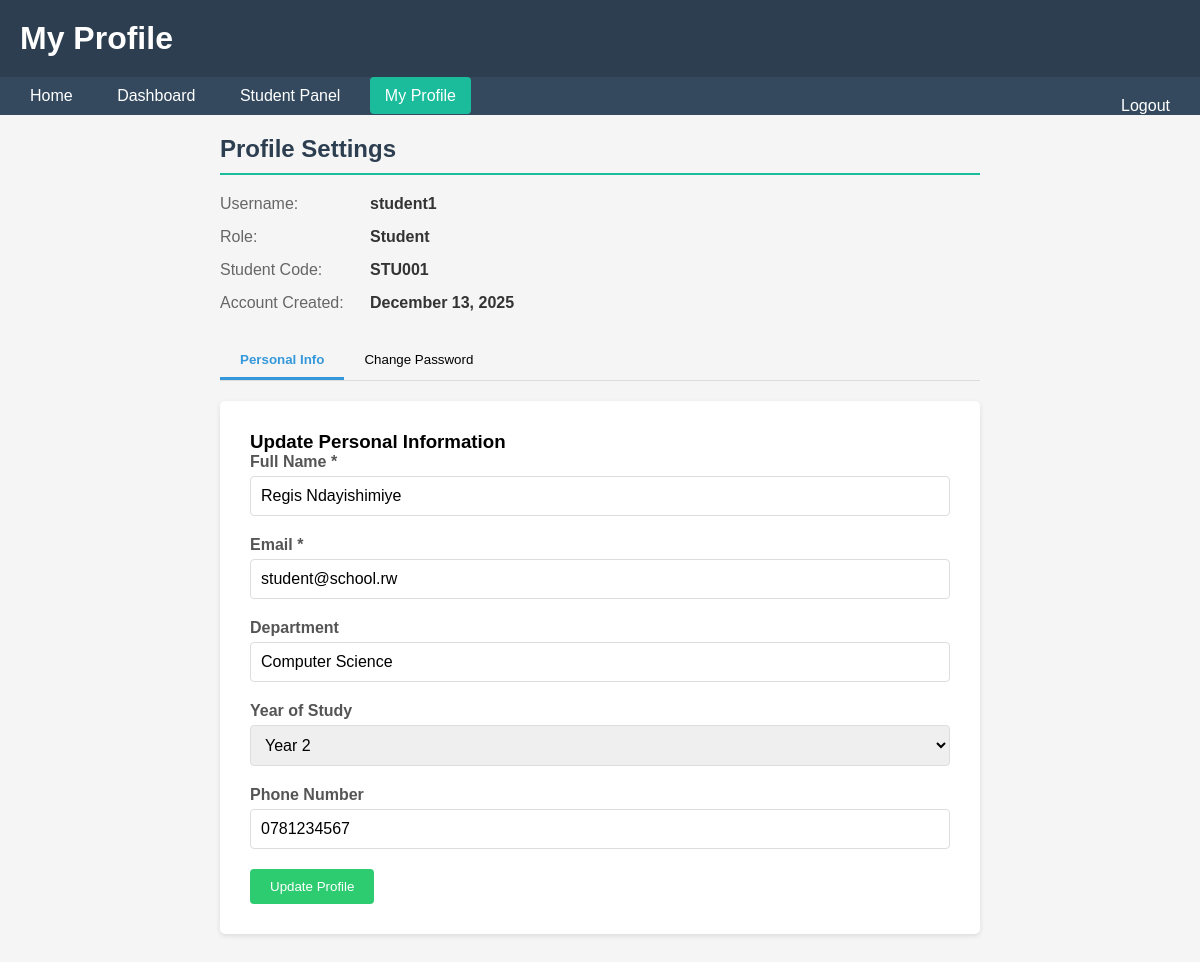
Screenshot of /profile.php (signed in) with the database file from the repository.
### tables this page shows
CREATE TABLE `users` (
  `id` int(11) NOT NULL,
  `username` varchar(50) NOT NULL,
  `email` varchar(100) NOT NULL,
  `password` varchar(255) NOT NULL,
  `role` enum('admin','teacher','student') NOT NULL,
  `full_name` varchar(100) NOT NULL,
  `created_at` timestamp NOT NULL DEFAULT current_timestamp()
);

CREATE TABLE `students` (
  `student_id` int(11) NOT NULL,
  `user_id` int(11) DEFAULT NULL,
  `student_code` varchar(20) NOT NULL,
  `department` varchar(100) DEFAULT NULL,
  `year_of_study` int(11) DEFAULT NULL,
  `phone` varchar(20) DEFAULT NULL
);

### profile.php (the view, shortened to what this page needs)
<?php
$conn = db_connect();
$user_id = $_SESSION['user_id'];
$sql = "SELECT * FROM users WHERE id = :id";
$stmt = $conn->prepare($sql);
$stmt->bindParam(':id', $user_id);
$stmt->execute();
$user = $stmt->fetch();
$student_data = [];
if ($_SESSION['role'] == 'student') {
    $student_sql = "SELECT * FROM students WHERE user_id = :user_id";
    $student_stmt = $conn->prepare($student_sql);
    $student_stmt->bindParam(':user_id', $user_id);
    $student_stmt->execute();
    $student_data = $student_stmt->fetch();
}
?>
<!DOCTYPE html>
<html>
<head>
</head>
<body>
    <div class="header">
        <h1>My Profile</h1>
    </div>
    <div class="nav">
        <a href="index.php">Home</a>
        <a href="dashboard.php">Dashboard</a>
        <?php if ($_SESSION['role'] == 'admin'): ?>
            <a href="admin.php">Admin Panel</a>
        <?php elseif ($_SESSION['role'] == 'teacher'): ?>
            <a href="teacher.php">Teacher Panel</a>
        <?php elseif ($_SESSION['role'] == 'student'): ?>
            <a href="student.php">Student Panel</a>
        <?php endif; ?>
        <a href="profile.php" style="background:#1abc9c;">My Profile</a>
        <a href="logout.php" style="float:right;">Logout</a>
    </div>
    <div class="container">
        <h2>Profile Settings</h2>
        <div class="profile-info">
            <div class="info-row">
                <div class="info-label">Username:</div>
                <div class="info-value"><?php echo htmlspecialchars($user['username']); ?></div>
            </div>
            <div class="info-row">
                <div class="info-label">Role:</div>
                <div class="info-value"><?php echo ucfirst($_SESSION['role']); ?></div>
            </div>
            <?php if ($_SESSION['role'] == 'student' && !empty($student_data)): ?>
                <div class="info-row">
                    <div class="info-label">Student Code:</div>
                    <div class="info-value"><?php echo htmlspecialchars($student_data['student_code']); ?></div>
                </div>
            <?php endif; ?>
            <div class="info-row">
                <div class="info-label">Account Created:</div>
                <div class="info-value"><?php echo date('F j, Y', strtotime($user['created_at'])); ?></div>
            </div>
        </div>
        <div class="tab-buttons">
            <button class="tab-button active" onclick="showTab('personal')">Personal Info</button>
            <button class="tab-button" onclick="showTab('password')">Change Password</button>
        </div>
        <div id="personal-tab" class="tab-content active">
            <div class="profile-card">
                <h3>Update Personal Information</h3>
                <form method="POST" action="">
                    <div class="form-group">
                        <label for="full_name">Full Name *</label>
                        <input type="text" id="full_name" name="full_name"
                               value="<?php echo htmlspecialchars($user['full_name']); ?>" required>
                    </div>
                    <div class="form-group">
                        <label for="email">Email *</label>
                        <input type="email" id="email" name="email"
                               value="<?php echo htmlspecialchars($user['email']); ?>" required>
                    </div>
                    <?php if ($_SESSION['role'] == 'student'): ?>
                        <div class="form-group">
                            <label for="department">Department</label>
                            <input type="text" id="department" name="department"
                                   value="<?php echo htmlspecialchars($student_data['department'] ?? ''); ?>">
                        </div>
                        <div class="form-group">
                            <label for="year_of_study">Year of Study</label>
                            <select id="year_of_study" name="year_of_study">
                                <?php for ($i = 1; $i <= 5; $i++): ?>
                                    <option value="<?php echo $i; ?>"
                                        <?php echo ($student_data['year_of_study'] ?? '') == $i ? 'selected' : ''; ?>>
                                        Year <?php echo $i; ?>
                                    </option>
                                <?php endfor; ?>
                            </select>
                        </div>
                        <div class="form-group">
                            <label for="phone">Phone Number</label>
                            <input type="text" id="phone" name="phone"
                                   value="<?php echo htmlspecialchars($student_data['phone'] ?? ''); ?>">
                        </div>
                    <?php endif; ?>
                    <button type="submit" name="update_profile" class="btn btn-success">Update Profile</button>
                </form>
            </div>
        </div>
    </div>
</body>
</html>

### profile.php (style rules this page uses)
* { margin: 0; padding: 0; box-sizing: border-box; }
body { font-family: Arial, sans-serif; background: #f5f5f5; }
.header { background: #2c3e50; color: white; padding: 20px; }
.nav { background: #34495e; padding: 10px; }
.nav a { color: white; text-decoration: none; padding: 10px 15px; margin: 0 5px; border-radius: 4px; }
.container { max-width: 800px; margin: 0 auto; padding: 20px; }
.profile-card { background: white; padding: 30px; border-radius: 5px; box-shadow: 0 2px 5px rgba(0,0,0,0.1); margin-bottom: 20px; }
h2 { color: #2c3e50; margin-bottom: 20px; padding-bottom: 10px; border-bottom: 2px solid #1abc9c; }
.form-group { margin-bottom: 20px; }
label { display: block; margin-bottom: 5px; color: #555; font-weight: bold; }
input, select { width: 100%; padding: 10px; border: 1px solid #ddd; border-radius: 4px; font-size: 16px; }
.btn { background: #3498db; color: white; border: none; padding: 10px 20px; border-radius: 4px; cursor: pointer; text-decoration: none; display: inline-block; }
.btn-success { background: #2ecc71; }
.profile-info { margin-bottom: 30px; }
.info-row { display: flex; margin-bottom: 15px; }
.info-label { width: 150px; color: #666; }
.info-value { flex: 1; color: #333; font-weight: bold; }
.tab-buttons { display: flex; margin-bottom: 20px; border-bottom: 1px solid #ddd; }
.tab-button { padding: 10px 20px; background: none; border: none; cursor: pointer; border-bottom: 3px solid transparent; }
.tab-button.active { border-bottom-color: #3498db; color: #3498db; font-weight: bold; }
.tab-content { display: none; }
.tab-content.active { display: block; }

### rows the page displays
users: username "student1", created_at "December 13, 2025", full_name "Regis Ndayishimiye", email "student@school.rw"
students: student_code "STU001", department "Computer Science", year_of_study "Year 2", phone "0781234567"

### other values shown
$_SESSION['role'] "Student"
